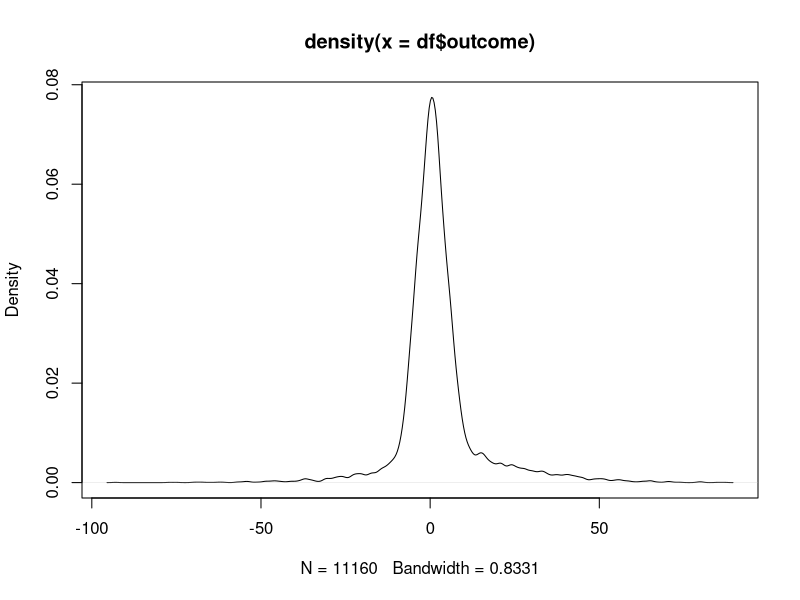

The R source for this figure:
library(boot)

#Set the working direcrtory to file location
df = read.csv('output/nba_timeouts_analysis.csv')

#Some plots to evaluate outliers
plot(density(df$outcome))

# Removes ~4% of rows as outliers
df = df[df$outcome > -12,]
df = df[df$outcome < 12,] 

#Conditional on positive scoring run
df = df[df$scoring_run > 0,]

treated_index_start = 0
treated_index_end = nrow(df[df$treatment==1,])
untreated_index_start = as.integer(nrow(df[df$treatment==1,])+1)
untreated_index_end = nrow(df)


#Naive, Difference in Conditional Means
treated = df[df$treatment==1,]
untreated = df[df$treatment==0,]
naive_ACE = mean(treated[['outcome']]) - mean(untreated[['outcome']])
naive_ACE_std = ((var(treated[['outcome']]) + var(untreated[['outcome']]))/nrow(df))**0.5
naive_ACE_CI = naive_ACE + c(-1, 1) * 1.96 * naive_ACE_std

#IP Weighting
treatment_model = glm(treatment ~ scoring_run + coach_exp + time_since_last_break + point_diff, data=df, family="binomial")

ip_weights_treated = 1 /predict(treatment_model, type="response")
ip_weights_treated = ip_weights_treated[treated_index_start:treated_index_end]

ip_weights_untreated = 1/(1-predict(treatment_model, type="response"))
ip_weights_untreated = ip_weights_untreated[untreated_index_start:untreated_index_end]
ip_weights = c(ip_weights_treated, ip_weights_untreated)

ps_outcome_mean = lm(outcome~treatment, data=df, weights=ip_weights)
ip_ACE = coefficients(ps_outcome_mean)['treatment']
ip_std = sqrt(diag(vcov(ps_outcome_mean)))[2]
ip_ACE_CI = ip_ACE + c(-1, 1) * 1.96 * ip_std

#Standardization

outcome_model = lm(outcome~treatment+scoring_run+coach_exp+time_since_last_break+point_diff, data=df)
df_all_treated = df
df_all_treated$treatment = 1
df_none_treated = df
df_none_treated$treatment = 0
df_standardization = rbind(df_all_treated, df_none_treated)
outcomes = predict(outcome_model, newdata=df_standardization)
treated_index_start = 0
treated_index_end = nrow(df_all_treated)
untreated_index_start = as.integer(nrow(df_all_treated) + 1)
untreated_index_end = nrow(df_standardization)
standardization_ACE = (sum(outcomes[treated_index_start:treated_index_end]) / nrow(df_all_treated)) - (sum(outcomes[untreated_index_start:untreated_index_end]) / nrow(df_none_treated))

fc <- function(df,i){
  df_boot <- df[i,]
  outcome_model = lm(outcome~treatment+scoring_run+coach_exp+time_since_last_break+point_diff, data=df_boot)
  df_all_treated = df_boot
  df_all_treated$treatment = 1
  df_none_treated = df_boot
  df_none_treated$treatment = 0
  df_standardization = rbind(df_all_treated, df_none_treated)
  outcomes = predict(outcome_model, newdata=df_standardization)
  treated_index_start = 0
  treated_index_end = nrow(df_all_treated)
  untreated_index_start = as.integer(nrow(df_all_treated) + 1)
  untreated_index_end = nrow(df_standardization)
  standardization_ACE = (sum(outcomes[treated_index_start:treated_index_end]) / nrow(df_all_treated)) - (sum(outcomes[untreated_index_start:untreated_index_end]) / nrow(df_none_treated))
  return(standardization_ACE)
}

boot_standardization_ACE <- boot(df, fc, R=500)
standardization_CI = toString(standardization_ACE + c(-1,1) * 1.96 * sd(boot_standardization_ACE$t))


cat('ACE (Naive):', naive_ACE, ', CI:', naive_ACE_CI,
    '\nACE (via IP Weighting):', ip_ACE, ', CI:', ip_ACE_CI,
    '\nACE (via Standardization):', standardization_ACE, ', CI:', standardization_CI)
